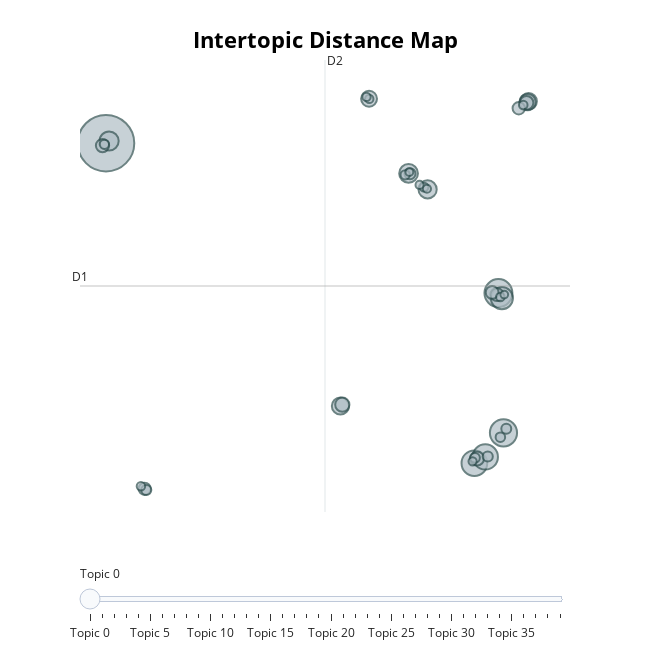

Notebook code cell kept with this figure:
### Code cell
model.visualize_topics(custom_labels=True)

### Figure 1 — Plotly figure (JSON) as saved in the notebook; plotly's stock layout.template omitted (floating-point values rounded to 4 significant figures)
{"data": [{"customdata": [[0, "sic | kw | hz | pump | seal", 6323], [1, "gj | item | bearing | sanitary | shaft", 1543], [2, "ssv | inch | nc | change | maintainable", 1460], [3, "hsf | red | tee | rk | din", 1303], [4, "mixproof | ends | welded | inside | cp", 1264], [5, "ring | nbr | fep | fpm | epdm", 971], [6, "bal | none | clean | cip | lower", 727], [7, "ball | sbv | sample | sampling | membrane", 694], [8, "dv | fgd | st | man | sf", 654], [9, "sanimidget | sanimagnum | sanimicro | ex | clip", 582], [10, "tr | plug | ssv | shut | change", 542], [11, "actuator | ch | maintainable | tr | step", 528], [12, "clamp | id | ultrapure | od | clamps", 498], [13, "pl | bpe | sf | pm | raep", 400], [14, "welding | mat | bend | raw | nw", 383], [15, "hnbr | ssv | inch | maintainable | nc", 371], [16, "impeller | special | evap | lkh | trace", 348], [17, "als | agitator | lf | edp | altb", 332], [18, "gasket | tc | flanged | sfy | mp", 325], [19, "vdc | pnp | digital | think | thinktop", 302], [20, "service | kit | nw | nbr | fpm", 295], [21, "plug | smp | nw | set | bc", 240], [22, "mixproof | piece | body | plug | intermediate", 204], [23, "service | kit | nw | smp | src", 200], [24, "manhole | lkdc | shut | ssv | lkd", 196], [25, "glass | sight | sightglass | line | flexbody", 187], [26, "regulating | rv | kv | st | weld", 179], [27, "casing | pump | mr | lkh | yeast", 173], [28, "pressure | regulator | bar | tank | gauge", 171], [29, "diaphragm | bayonet | dv | st | tfm", 154], [30, "rotor | sr | rotorcase | sx | cover", 147], [31, "kv | rv | plug | regulating | spc", 146], [32, "personnel | access | inspection | port | lkdc", 142], [33, "pg | bar | psi | aisil | dial", 138], [34, "cm | tg | dial | gland | clamp", 136], [35, "lksf | slot | strainer | welding | bl", 134], [36, "dindndn | pharma | iy | line | ped", 132], [37, "mark | body | dv | st | forged", 129], [38, "butterfly | lkb | hnbr | valve | cl", 122], [39, "cap | end | amp | chain | plastic", 118]], "hovertemplate": "<b>Topic %{customdata[0]}</b><br>%{customdata[1]}<br>Size: %{customdata[2]}", "legendgroup": "", "marker": {"color": "#B0BEC5", "line": {"color": "DarkSlateGrey", "width": 2}, "size": [6323, 1543, 1460, 1303, 1264, 971, 727, 694, 654, 582, 542, 528, 498, 400, 383, 371, 348, 332, 325, 302, 295, 240, 204, 200, 196, 187, 179, 173, 171, 154, 147, 146, 142, 138, 136, 134, 132, 129, 122, 118], "sizemode": "area", "sizeref": 3.952, "symbol": "circle"}, "mode": "markers", "name": "", "orientation": "v", "showlegend": false, "type": "scatter", "x": [-8.734, 14.63, 14.93, 13.2, 13.85, 14.84, -8.549, 9.283, 10.42, 5.225, 16.43, 16.37, 6.931, 5.338, 13.36, 16.31, -8.94, 14.54, 14.26, 15.84, -6.433, 9.369, 14.0, -6.335, 15.1, 13.24, 14.75, -8.83, 9.084, 10.2, 14.75, 16.11, -6.653, 6.944, 6.779, 13.1, 10.38, 9.937, 9.33, 14.98], "xaxis": "x", "y": [16.89, 4.233, -7.574, -10.14, -9.605, 3.806, 17.07, 14.33, 12.99, -5.306, 20.42, 20.36, 20.64, -5.193, -9.745, 20.3, 16.68, 4.107, 4.287, 19.84, -12.3, 14.31, -9.567, -12.4, -7.219, -9.678, -7.937, 16.79, 14.22, 13.18, 3.904, 20.1, -12.08, 20.63, 20.79, -9.973, 13.04, 13.36, 14.45, 4.1], "yaxis": "y"}], "layout": {"annotations": [{"showarrow": false, "text": "D1", "x": -10.28, "y": 4.828, "yshift": 10}, {"showarrow": false, "text": "D2", "x": 4.307, "xshift": 10, "y": 23.91}], "height": 650, "hoverlabel": {"bgcolor": "white", "font": {"family": "Rockwell", "size": 16}}, "legend": {"itemsizing": "constant", "tracegroupgap": 0}, "margin": {"t": 60}, "shapes": [{"line": {"color": "#CFD8DC", "width": 2}, "type": "line", "x0": 4.307, "x1": 4.307, "y0": -14.26, "y1": 23.91}, {"line": {"color": "#9E9E9E", "width": 2}, "type": "line", "x0": -10.28, "x1": 18.9, "y0": 4.828, "y1": 4.828}], "sliders": [{"active": 0, "pad": {"t": 50}, "steps": [{"args": [{"marker.color": [["red", "#B0BEC5", "#B0BEC5", "#B0BEC5", "#B0BEC5", "#B0BEC5", "#B0BEC5", "#B0BEC5", "#B0BEC5", "#B0BEC5", "#B0BEC5", "#B0BEC5", "#B0BEC5", "#B0BEC5", "#B0BEC5", "#B0BEC5", "#B0BEC5", "#B0BEC5", "#B0BEC5", "#B0BEC5", "#B0BEC5", "#B0BEC5", "#B0BEC5", "#B0BEC5", "#B0BEC5", "#B0BEC5", "#B0BEC5", "#B0BEC5", "#B0BEC5", "#B0BEC5", "#B0BEC5", "#B0BEC5", "#B0BEC5", "#B0BEC5", "#B0BEC5", "#B0BEC5", "#B0BEC5", "#B0BEC5", "#B0BEC5", "#B0BEC5"]]}], "label": "Topic 0", "method": "update"}, {"args": [{"marker.color": [["#B0BEC5", "red", "#B0BEC5", "#B0BEC5", "#B0BEC5", "#B0BEC5", "#B0BEC5", "#B0BEC5", "#B0BEC5", "#B0BEC5", "#B0BEC5", "#B0BEC5", "#B0BEC5", "#B0BEC5", "#B0BEC5", "#B0BEC5", "#B0BEC5", "#B0BEC5", "#B0BEC5", "#B0BEC5", "#B0BEC5", "#B0BEC5", "#B0BEC5", "#B0BEC5", "#B0BEC5", "#B0BEC5", "#B0BEC5", "#B0BEC5", "#B0BEC5", "#B0BEC5", "#B0BEC5", "#B0BEC5", "#B0BEC5", "#B0BEC5", "#B0BEC5", "#B0BEC5", "#B0BEC5", "#B0BEC5", "#B0BEC5", "#B0BEC5"]]}], "label": "Topic 1", "method": "update"}, {"args": [{"marker.color": [["#B0BEC5", "#B0BEC5", "red", "#B0BEC5", "#B0BEC5", "#B0BEC5", "#B0BEC5", "#B0BEC5", "#B0BEC5", "#B0BEC5", "#B0BEC5", "#B0BEC5", "#B0BEC5", "#B0BEC5", "#B0BEC5", "#B0BEC5", "#B0BEC5", "#B0BEC5", "#B0BEC5", "#B0BEC5", "#B0BEC5", "#B0BEC5", "#B0BEC5", "#B0BEC5", "#B0BEC5", "#B0BEC5", "#B0BEC5", "#B0BEC5", "#B0BEC5", "#B0BEC5", "#B0BEC5", "#B0BEC5", "#B0BEC5", "#B0BEC5", "#B0BEC5", "#B0BEC5", "#B0BEC5", "#B0BEC5", "#B0BEC5", "#B0BEC5"]]}], "label": "Topic 2", "method": "update"}, {"args": [{"marker.color": [["#B0BEC5", "#B0BEC5", "#B0BEC5", "red", "#B0BEC5", "#B0BEC5", "#B0BEC5", "#B0BEC5", "#B0BEC5", "#B0BEC5", "#B0BEC5", "#B0BEC5", "#B0BEC5", "#B0BEC5", "#B0BEC5", "#B0BEC5", "#B0BEC5", "#B0BEC5", "#B0BEC5", "#B0BEC5", "#B0BEC5", "#B0BEC5", "#B0BEC5", "#B0BEC5", "#B0BEC5", "#B0BEC5", "#B0BEC5", "#B0BEC5", "#B0BEC5", "#B0BEC5", "#B0BEC5", "#B0BEC5", "#B0BEC5", "#B0BEC5", "#B0BEC5", "#B0BEC5", "#B0BEC5", "#B0BEC5", "#B0BEC5", "#B0BEC5"]]}], "label": "Topic 3", "method": "update"}, {"args": [{"marker.color": [["#B0BEC5", "#B0BEC5", "#B0BEC5", "#B0BEC5", "red", "#B0BEC5", "#B0BEC5", "#B0BEC5", "#B0BEC5", "#B0BEC5", "#B0BEC5", "#B0BEC5", "#B0BEC5", "#B0BEC5", "#B0BEC5", "#B0BEC5", "#B0BEC5", "#B0BEC5", "#B0BEC5", "#B0BEC5", "#B0BEC5", "#B0BEC5", "#B0BEC5", "#B0BEC5", "#B0BEC5", "#B0BEC5", "#B0BEC5", "#B0BEC5", "#B0BEC5", "#B0BEC5", "#B0BEC5", "#B0BEC5", "#B0BEC5", "#B0BEC5", "#B0BEC5", "#B0BEC5", "#B0BEC5", "#B0BEC5", "#B0BEC5", "#B0BEC5"]]}], "label": "Topic 4", "method": "update"}, {"args": [{"marker.color": [["#B0BEC5", "#B0BEC5", "#B0BEC5", "#B0BEC5", "#B0BEC5", "red", "#B0BEC5", "#B0BEC5", "#B0BEC5", "#B0BEC5", "#B0BEC5", "#B0BEC5", "#B0BEC5", "#B0BEC5", "#B0BEC5", "#B0BEC5", "#B0BEC5", "#B0BEC5", "#B0BEC5", "#B0BEC5", "#B0BEC5", "#B0BEC5", "#B0BEC5", "#B0BEC5", "#B0BEC5", "#B0BEC5", "#B0BEC5", "#B0BEC5", "#B0BEC5", "#B0BEC5", "#B0BEC5", "#B0BEC5", "#B0BEC5", "#B0BEC5", "#B0BEC5", "#B0BEC5", "#B0BEC5", "#B0BEC5", "#B0BEC5", "#B0BEC5"]]}], "label": "Topic 5", "method": "update"}, {"args": [{"marker.color": [["#B0BEC5", "#B0BEC5", "#B0BEC5", "#B0BEC5", "#B0BEC5", "#B0BEC5", "red", "#B0BEC5", "#B0BEC5", "#B0BEC5", "#B0BEC5", "#B0BEC5", "#B0BEC5", "#B0BEC5", "#B0BEC5", "#B0BEC5", "#B0BEC5", "#B0BEC5", "#B0BEC5", "#B0BEC5", "#B0BEC5", "#B0BEC5", "#B0BEC5", "#B0BEC5", "#B0BEC5", "#B0BEC5", "#B0BEC5", "#B0BEC5", "#B0BEC5", "#B0BEC5", "#B0BEC5", "#B0BEC5", "#B0BEC5", "#B0BEC5", "#B0BEC5", "#B0BEC5", "#B0BEC5", "#B0BEC5", "#B0BEC5", "#B0BEC5"]]}], "label": "Topic 6", "method": "update"}, {"args": [{"marker.color": [["#B0BEC5", "#B0BEC5", "#B0BEC5", "#B0BEC5", "#B0BEC5", "#B0BEC5", "#B0BEC5", "red", "#B0BEC5", "#B0BEC5", "#B0BEC5", "#B0BEC5", "#B0BEC5", "#B0BEC5", "#B0BEC5", "#B0BEC5", "#B0BEC5", "#B0BEC5", "#B0BEC5", "#B0BEC5", "#B0BEC5", "#B0BEC5", "#B0BEC5", "#B0BEC5", "#B0BEC5", "#B0BEC5", "#B0BEC5", "#B0BEC5", "#B0BEC5", "#B0BEC5", "#B0BEC5", "#B0BEC5", "#B0BEC5", "#B0BEC5", "#B0BEC5", "#B0BEC5", "#B0BEC5", "#B0BEC5", "#B0BEC5", "#B0BEC5"]]}], "label": "Topic 7", "method": "update"}, {"args": [{"marker.color": [["#B0BEC5", "#B0BEC5", "#B0BEC5", "#B0BEC5", "#B0BEC5", "#B0BEC5", "#B0BEC5", "#B0BEC5", "red", "#B0BEC5", "#B0BEC5", "#B0BEC5", "#B0BEC5", "#B0BEC5", "#B0BEC5", "#B0BEC5", "#B0BEC5", "#B0BEC5", "#B0BEC5", "#B0BEC5", "#B0BEC5", "#B0BEC5", "#B0BEC5", "#B0BEC5", "#B0BEC5", "#B0BEC5", "#B0BEC5", "#B0BEC5", "#B0BEC5", "#B0BEC5", "#B0BEC5", "#B0BEC5", "#B0BEC5", "#B0BEC5", "#B0BEC5", "#B0BEC5", "#B0BEC5", "#B0BEC5", "#B0BEC5", "#B0BEC5"]]}], "label": "Topic 8", "method": "update"}, {"args": [{"marker.color": [["#B0BEC5", "#B0BEC5", "#B0BEC5", "#B0BEC5", "#B0BEC5", "#B0BEC5", "#B0BEC5", "#B0BEC5", "#B0BEC5", "red", "#B0BEC5", "#B0BEC5", "#B0BEC5", "#B0BEC5", "#B0BEC5", "#B0BEC5", "#B0BEC5", "#B0BEC5", "#B0BEC5", "#B0BEC5", "#B0BEC5", "#B0BEC5", "#B0BEC5", "#B0BEC5", "#B0BEC5", "#B0BEC5", "#B0BEC5", "#B0BEC5", "#B0BEC5", "#B0BEC5", "#B0BEC5", "#B0BEC5", "#B0BEC5", "#B0BEC5", "#B0BEC5", "#B0BEC5", "#B0BEC5", "#B0BEC5", "#B0BEC5", "#B0BEC5"]]}], "label": "Topic 9", "method": "update"}, {"args": [{"marker.color": [["#B0BEC5", "#B0BEC5", "#B0BEC5", "#B0BEC5", "#B0BEC5", "#B0BEC5", "#B0BEC5", "#B0BEC5", "#B0BEC5", "#B0BEC5", "red", "#B0BEC5", "#B0BEC5", "#B0BEC5", "#B0BEC5", "#B0BEC5", "#B0BEC5", "#B0BEC5", "#B0BEC5", "#B0BEC5", "#B0BEC5", "#B0BEC5", "#B0BEC5", "#B0BEC5", "#B0BEC5", "#B0BEC5", "#B0BEC5", "#B0BEC5", "#B0BEC5", "#B0BEC5", "#B0BEC5", "#B0BEC5", "#B0BEC5", "#B0BEC5", "#B0BEC5", "#B0BEC5", "#B0BEC5", "#B0BEC5", "#B0BEC5", "#B0BEC5"]]}], "label": "Topic 10", "method": "update"}, {"args": [{"marker.color": [["#B0BEC5", "#B0BEC5", "#B0BEC5", "#B0BEC5", "#B0BEC5", "#B0BEC5", "#B0BEC5", "#B0BEC5", "#B0BEC5", "#B0BEC5", "#B0BEC5", "red", "#B0BEC5", "#B0BEC5", "#B0BEC5", "#B0BEC5", "#B0BEC5", "#B0BEC5", "#B0BEC5", "#B0BEC5", "#B0BEC5", "#B0BEC5", "#B0BEC5", "#B0BEC5", "#B0BEC5", "#B0BEC5", "#B0BEC5", "#B0BEC5", "#B0BEC5", "#B0BEC5", "#B0BEC5", "#B0BEC5", "#B0BEC5", "#B0BEC5", "#B0BEC5", "#B0BEC5", "#B0BEC5", "#B0BEC5", "#B0BEC5", "#B0BEC5"]]}], "label": "Topic 11", "method": "update"}, {"args": [{"marker.color": [["#B0BEC5", "#B0BEC5", "#B0BEC5", "#B0BEC5", "#B0BEC5", "#B0BEC5", "#B0BEC5", "#B0BEC5", "#B0BEC5", "#B0BEC5", "#B0BEC5", "#B0BEC5", "red", "#B0BEC5", "#B0BEC5", "#B0BEC5", "#B0BEC5", "#B0BEC5", "#B0BEC5", "#B0BEC5", "#B0BEC5", "#B0BEC5", "#B0BEC5", "#B0BEC5", "#B0BEC5", "#B0BEC5", "#B0BEC5", "#B0BEC5", "#B0BEC5", "#B0BEC5", "#B0BEC5", "#B0BEC5", "#B0BEC5", "#B0BEC5", "#B0BEC5", "#B0BEC5", "#B0BEC5", "#B0BEC5", "#B0BEC5", "#B0BEC5"]]}], "label": "Topic 12", "method": "update"}, {"args": [{"marker.color": [["#B0BEC5", "#B0BEC5", "#B0BEC5", "#B0BEC5", "#B0BEC5", "#B0BEC5", "#B0BEC5", "#B0BEC5", "#B0BEC5", "#B0BEC5", "#B0BEC5", "#B0BEC5", "#B0BEC5", "red", "#B0BEC5", "#B0BEC5", "#B0BEC5", "#B0BEC5", "#B0BEC5", "#B0BEC5", "#B0BEC5", "#B0BEC5", "#B0BEC5", "#B0BEC5", "#B0BEC5", "#B0BEC5", "#B0BEC5", "#B0BEC5", "#B0BEC5", "#B0BEC5", "#B0BEC5", "#B0BEC5", "#B0BEC5", "#B0BEC5", "#B0BEC5", "#B0BEC5", "#B0BEC5", "#B0BEC5", "#B0BEC5", "#B0BEC5"]]}], "label": "Topic 13", "method": "update"}, {"args": [{"marker.color": [["#B0BEC5", "#B0BEC5", "#B0BEC5", "#B0BEC5", "#B0BEC5", "#B0BEC5", "#B0BEC5", "#B0BEC5", "#B0BEC5", "#B0BEC5", "#B0BEC5", "#B0BEC5", "#B0BEC5", "#B0BEC5", "red", "#B0BEC5", "#B0BEC5", "#B0BEC5", "#B0BEC5", "#B0BEC5", "#B0BEC5", "#B0BEC5", "#B0BEC5", "#B0BEC5", "#B0BEC5", "#B0BEC5", "#B0BEC5", "#B0BEC5", "#B0BEC5", "#B0BEC5", "#B0BEC5", "#B0BEC5", "#B0BEC5", "#B0BEC5", "#B0BEC5", "#B0BEC5", "#B0BEC5", "#B0BEC5", "#B0BEC5", "#B0BEC5"]]}], "label": "Topic 14", "method": "update"}, {"args": [{"marker.color": [["#B0BEC5", "#B0BEC5", "#B0BEC5", "#B0BEC5", "#B0BEC5", "#B0BEC5", "#B0BEC5", "#B0BEC5", "#B0BEC5", "#B0BEC5", "#B0BEC5", "#B0BEC5", "#B0BEC5", "#B0BEC5", "#B0BEC5", "red", "#B0BEC5", "#B0BEC5", "#B0BEC5", "#B0BEC5", "#B0BEC5", "#B0BEC5", "#B0BEC5", "#B0BEC5", "#B0BEC5", "#B0BEC5", "#B0BEC5", "#B0BEC5", "#B0BEC5", "#B0BEC5", "#B0BEC5", "#B0BEC5", "#B0BEC5", "#B0BEC5", "#B0BEC5", "#B0BEC5", "#B0BEC5", "#B0BEC5", "#B0BEC5", "#B0BEC5"]]}], "label": "Topic 15", "method": "update"}, {"args": [{"marker.color": [["#B0BEC5", "#B0BEC5", "#B0BEC5", "#B0BEC5", "#B0BEC5", "#B0BEC5", "#B0BEC5", "#B0BEC5", "#B0BEC5", "#B0BEC5", "#B0BEC5", "#B0BEC5", "#B0BEC5", "#B0BEC5", "#B0BEC5", "#B0BEC5", "red", "#B0BEC5", "#B0BEC5", "#B0BEC5", "#B0BEC5", "#B0BEC5", "#B0BEC5", "#B0BEC5", "#B0BEC5", "#B0BEC5", "#B0BEC5", "#B0BEC5", "#B0BEC5", "#B0BEC5", "#B0BEC5", "#B0BEC5", "#B0BEC5", "#B0BEC5", "#B0BEC5", "#B0BEC5", "#B0BEC5", "#B0BEC5", "#B0BEC5", "#B0BEC5"]]}], "label": "Topic 16", "method": "update"}, {"args": [{"marker.color": [["#B0BEC5", "#B0BEC5", "#B0BEC5", "#B0BEC5", "#B0BEC5", "#B0BEC5", "#B0BEC5", "#B0BEC5", "#B0BEC5", "#B0BEC5", "#B0BEC5", "#B0BEC5", "#B0BEC5", "#B0BEC5", "#B0BEC5", "#B0BEC5", "#B0BEC5", "red", "#B0BEC5", "#B0BEC5", "#B0BEC5", "#B0BEC5", "#B0BEC5", "#B0BEC5", "#B0BEC5", "#B0BEC5", "#B0BEC5", "#B0BEC5", "#B0BEC5", "#B0BEC5", "#B0BEC5", "#B0BEC5", "#B0BEC5", "#B0BEC5", "#B0BEC5", "#B0BEC5", "#B0BEC5", "#B0BEC5", "#B0BEC5", "#B0BEC5"]]}], "label": "Topic 17", "method": "update"}, {"args": [{"marker.color": [["#B0BEC5", "#B0BEC5", "#B0BEC5", "#B0BEC5", "#B0BEC5", "#B0BEC5", "#B0BEC5", "#B0BEC5", "#B0BEC5", "#B0BEC5", "#B0BEC5", "#B0BEC5", "#B0BEC5", "#B0BEC5", "#B0BEC5", "#B0BEC5", "#B0BEC5", "#B0BEC5", "red", "#B0BEC5", "#B0BEC5", "#B0BEC5", "#B0BEC5", "#B0BEC5", "#B0BEC5", "#B0BEC5", "#B0BEC5", "#B0BEC5", "#B0BEC5", "#B0BEC5", "#B0BEC5", "#B0BEC5", "#B0BEC5", "#B0BEC5", "#B0BEC5", "#B0BEC5", "#B0BEC5", "#B0BEC5", "#B0BEC5", "#B0BEC5"]]}], "label": "Topic 18", "method": "update"}, {"args": [{"marker.color": [["#B0BEC5", "#B0BEC5", "#B0BEC5", "#B0BEC5", "#B0BEC5", "#B0BEC5", "#B0BEC5", "#B0BEC5", "#B0BEC5", "#B0BEC5", "#B0BEC5", "#B0BEC5", "#B0BEC5", "#B0BEC5", "#B0BEC5", "#B0BEC5", "#B0BEC5", "#B0BEC5", "#B0BEC5", "red", "#B0BEC5", "#B0BEC5", "#B0BEC5", "#B0BEC5", "#B0BEC5", "#B0BEC5", "#B0BEC5", "#B0BEC5", "#B0BEC5", "#B0BEC5", "#B0BEC5", "#B0BEC5", "#B0BEC5", "#B0BEC5", "#B0BEC5", "#B0BEC5", "#B0BEC5", "#B0BEC5", "#B0BEC5", "#B0BEC5"]]}], "label": "Topic 19", "method": "update"}, {"args": [{"marker.color": [["#B0BEC5", "#B0BEC5", "#B0BEC5", "#B0BEC5", "#B0BEC5", "#B0BEC5", "#B0BEC5", "#B0BEC5", "#B0BEC5", "#B0BEC5", "#B0BEC5", "#B0BEC5", "#B0BEC5", "#B0BEC5", "#B0BEC5", "#B0BEC5", "#B0BEC5", "#B0BEC5", "#B0BEC5", "#B0BEC5", "red", "#B0BEC5", "#B0BEC5", "#B0BEC5", "#B0BEC5", "#B0BEC5", "#B0BEC5", "#B0BEC5", "#B0BEC5", "#B0BEC5", "#B0BEC5", "#B0BEC5", "#B0BEC5", "#B0BEC5", "#B0BEC5", "#B0BEC5", "#B0BEC5", "#B0BEC5", "#B0BEC5", "#B0BEC5"]]}], "label": "Topic 20", "method": "update"}, {"args": [{"marker.color": [["#B0BEC5", "#B0BEC5", "#B0BEC5", "#B0BEC5", "#B0BEC5", "#B0BEC5", "#B0BEC5", "#B0BEC5", "#B0BEC5", "#B0BEC5", "#B0BEC5", "#B0BEC5", "#B0BEC5", "#B0BEC5", "#B0BEC5", "#B0BEC5", "#B0BEC5", "#B0BEC5", "#B0BEC5", "#B0BEC5", "#B0BEC5", "red", "#B0BEC5", "#B0BEC5", "#B0BEC5", "#B0BEC5", "#B0BEC5", "#B0BEC5", "#B0BEC5", "#B0BEC5", "#B0BEC5", "#B0BEC5", "#B0BEC5", "#B0BEC5", "#B0BEC5", "#B0BEC5", "#B0BEC5", "#B0BEC5", "#B0BEC5", "#B0BEC5"]]}], "label": "Topic 21", "method": "update"}, {"args": [{"marker.color": [["#B0BEC5", "#B0BEC5", "#B0BEC5", "#B0BEC5", "#B0BEC5", "#B0BEC5", "#B0BEC5", "#B0BEC5", "#B0BEC5", "#B0BEC5", "#B0BEC5", "#B0BEC5", "#B0BEC5", "#B0BEC5", "#B0BEC5", "#B0BEC5", "#B0BEC5", "#B0BEC5", "#B0BEC5", "#B0BEC5", "#B0BEC5", "#B0BEC5", "red", "#B0BEC5", "#B0BEC5", "#B0BEC5", "#B0BEC5", "#B0BEC5", "#B0BEC5", "#B0BEC5", "#B0BEC5", "#B0BEC5", "#B0BEC5", "#B0BEC5", "#B0BEC5", "#B0BEC5", "#B0BEC5", "#B0BEC5", "#B0BEC5", "#B0BEC5"]]}], "label": "Topic 22", "method": "update"}, {"args": [{"marker.color": [["#B0BEC5", "#B0BEC5", "#B0BEC5", "#B0BEC5", "#B0BEC5", "#B0BEC5", "#B0BEC5", "#B0BEC5", "#B0BEC5", "#B0BEC5", "#B0BEC5", "#B0BEC5", "#B0BEC5", "#B0BEC5", "#B0BEC5", "#B0BEC5", "#B0BEC5", "#B0BEC5", "#B0BEC5", "#B0BEC5", "#B0BEC5", "#B0BEC5", "#B0BEC5", "red", "#B0BEC5", "#B0BEC5", "#B0BEC5", "#B0BEC5", "#B0BEC5", "#B0BEC5", "#B0BEC5", "#B0BEC5", "#B0BEC5", "#B0BEC5", "#B0BEC5", "#B0BEC5", "#B0BEC5", "#B0BEC5", "#B0BEC5", "#B0BEC5"]]}], "label": "Topic 23", "method": "update"}, {"args": [{"marker.color": [["#B0BEC5", "#B0BEC5", "#B0BEC5", "#B0BEC5", "#B0BEC5", "#B0BEC5", "#B0BEC5", "#B0BEC5", "#B0BEC5", "#B0BEC5", "#B0BEC5", "#B0BEC5", "#B0BEC5", "#B0BEC5", "#B0BEC5", "#B0BEC5", "#B0BEC5", "#B0BEC5", "#B0BEC5", "#B0BEC5", "#B0BEC5", "#B0BEC5", "#B0BEC5", "#B0BEC5", "red", "#B0BEC5", "#B0BEC5", "#B0BEC5", "#B0BEC5", "#B0BEC5", "#B0BEC5", "#B0BEC5", "#B0BEC5", "#B0BEC5", "#B0BEC5", "#B0BEC5", "#B0BEC5", "#B0BEC5", "#B0BEC5", "#B0BEC5"]]}], "label": "Topic 24", "method": "update"}, {"args": [{"marker.color": [["#B0BEC5", "#B0BEC5", "#B0BEC5", "#B0BEC5", "#B0BEC5", "#B0BEC5", "#B0BEC5", "#B0BEC5", "#B0BEC5", "#B0BEC5", "#B0BEC5", "#B0BEC5", "#B0BEC5", "#B0BEC5", "#B0BEC5", "#B0BEC5", "#B0BEC5", "#B0BEC5", "#B0BEC5", "#B0BEC5", "#B0BEC5", "#B0BEC5", "#B0BEC5", "#B0BEC5", "#B0BEC5", "red", "#B0BEC5", "#B0BEC5", "#B0BEC5", "#B0BEC5", "#B0BEC5", "#B0BEC5", "#B0BEC5", "#B0BEC5", "#B0BEC5", "#B0BEC5", "#B0BEC5", "#B0BEC5", "#B0BEC5", "#B0BEC5"]]}], "label": "Topic 25", "method": "update"}, {"args": [{"marker.color": [["#B0BEC5", "#B0BEC5", "#B0BEC5", "#B0BEC5", "#B0BEC5", "#B0BEC5", "#B0BEC5", "#B0BEC5", "#B0BEC5", "#B0BEC5", "#B0BEC5", "#B0BEC5", "#B0BEC5", "#B0BEC5", "#B0BEC5", "#B0BEC5", "#B0BEC5", "#B0BEC5", "#B0BEC5", "#B0BEC5", "#B0BEC5", "#B0BEC5", "#B0BEC5", "#B0BEC5", "#B0BEC5", "#B0BEC5", "red", "#B0BEC5", "#B0BEC5", "#B0BEC5", "#B0BEC5", "#B0BEC5", "#B0BEC5", "#B0BEC5", "#B0BEC5", "#B0BEC5", "#B0BEC5", "#B0BEC5", "#B0BEC5", "#B0BEC5"]]}], "label": "Topic 26", "method": "update"}, {"args": [{"marker.color": [["#B0BEC5", "#B0BEC5", "#B0BEC5", "#B0BEC5", "#B0BEC5", "#B0BEC5", "#B0BEC5", "#B0BEC5", "#B0BEC5", "#B0BEC5", "#B0BEC5", "#B0BEC5", "#B0BEC5", "#B0BEC5", "#B0BEC5", "#B0BEC5", "#B0BEC5", "#B0BEC5", "#B0BEC5", "#B0BEC5", "#B0BEC5", "#B0BEC5", "#B0BEC5", "#B0BEC5", "#B0BEC5", "#B0BEC5", "#B0BEC5", "red", "#B0BEC5", "#B0BEC5", "#B0BEC5", "#B0BEC5", "#B0BEC5", "#B0BEC5", "#B0BEC5", "#B0BEC5", "#B0BEC5", "#B0BEC5", "#B0BEC5", "#B0BEC5"]]}], "label": "Topic 27", "method": "update"}, {"args": [{"marker.color": [["#B0BEC5", "#B0BEC5", "#B0BEC5", "#B0BEC5", "#B0BEC5", "#B0BEC5", "#B0BEC5", "#B0BEC5", "#B0BEC5", "#B0BEC5", "#B0BEC5", "#B0BEC5", "#B0BEC5", "#B0BEC5", "#B0BEC5", "#B0BEC5", "#B0BEC5", "#B0BEC5", "#B0BEC5", "#B0BEC5", "#B0BEC5", "#B0BEC5", "#B0BEC5", "#B0BEC5", "#B0BEC5", "#B0BEC5", "#B0BEC5", "#B0BEC5", "red", "#B0BEC5", "#B0BEC5", "#B0BEC5", "#B0BEC5", "#B0BEC5", "#B0BEC5", "#B0BEC5", "#B0BEC5", "#B0BEC5", "#B0BEC5", "#B0BEC5"]]}], "label": "Topic 28", "method": "update"}, {"args": [{"marker.color": [["#B0BEC5", "#B0BEC5", "#B0BEC5", "#B0BEC5", "#B0BEC5", "#B0BEC5", "#B0BEC5", "#B0BEC5", "#B0BEC5", "#B0BEC5", "#B0BEC5", "#B0BEC5", "#B0BEC5", "#B0BEC5", "#B0BEC5", "#B0BEC5", "#B0BEC5", "#B0BEC5", "#B0BEC5", "#B0BEC5", "#B0BEC5", "#B0BEC5", "#B0BEC5", "#B0BEC5", "#B0BEC5", "#B0BEC5", "#B0BEC5", "#B0BEC5", "#B0BEC5", "red", "#B0BEC5", "#B0BEC5", "#B0BEC5", "#B0BEC5", "#B0BEC5", "#B0BEC5", "#B0BEC5", "#B0BEC5", "#B0BEC5", "#B0BEC5"]]}], "label": "Topic 29", "method": "update"}, {"args": [{"marker.color": [["#B0BEC5", "#B0BEC5", "#B0BEC5", "#B0BEC5", "#B0BEC5", "#B0BEC5", "#B0BEC5", "#B0BEC5", "#B0BEC5", "#B0BEC5", "#B0BEC5", "#B0BEC5", "#B0BEC5", "#B0BEC5", "#B0BEC5", "#B0BEC5", "#B0BEC5", "#B0BEC5", "#B0BEC5", "#B0BEC5", "#B0BEC5", "#B0BEC5", "#B0BEC5", "#B0BEC5", "#B0BEC5", "#B0BEC5", "#B0BEC5", "#B0BEC5", "#B0BEC5", "#B0BEC5", "red", "#B0BEC5", "#B0BEC5", "#B0BEC5", "#B0BEC5", "#B0BEC5", "#B0BEC5", "#B0BEC5", "#B0BEC5", "#B0BEC5"]]}], "label": "Topic 30", "method": "update"}, {"args": [{"marker.color": [["#B0BEC5", "#B0BEC5", "#B0BEC5", "#B0BEC5", "#B0BEC5", "#B0BEC5", "#B0BEC5", "#B0BEC5", "#B0BEC5", "#B0BEC5", "#B0BEC5", "#B0BEC5", "#B0BEC5", "#B0BEC5", "#B0BEC5", "#B0BEC5", "#B0BEC5", "#B0BEC5", "#B0BEC5", "#B0BEC5", "#B0BEC5", "#B0BEC5", "#B0BEC5", "#B0BEC5", "#B0BEC5", "#B0BEC5", "#B0BEC5", "#B0BEC5", "#B0BEC5", "#B0BEC5", "#B0BEC5", "red", "#B0BEC5", "#B0BEC5", "#B0BEC5", "#B0BEC5", "#B0BEC5", "#B0BEC5", "#B0BEC5", "#B0BEC5"]]}], "label": "Topic 31", "method": "update"}, {"args": [{"marker.color": [["#B0BEC5", "#B0BEC5", "#B0BEC5", "#B0BEC5", "#B0BEC5", "#B0BEC5", "#B0BEC5", "#B0BEC5", "#B0BEC5", "#B0BEC5", "#B0BEC5", "#B0BEC5", "#B0BEC5", "#B0BEC5", "#B0BEC5", "#B0BEC5", "#B0BEC5", "#B0BEC5", "#B0BEC5", "#B0BEC5", "#B0BEC5", "#B0BEC5", "#B0BEC5", "#B0BEC5", "#B0BEC5", "#B0BEC5", "#B0BEC5", "#B0BEC5", "#B0BEC5", "#B0BEC5", "#B0BEC5", "#B0BEC5", "red", "#B0BEC5", "#B0BEC5", "#B0BEC5", "#B0BEC5", "#B0BEC5", "#B0BEC5", "#B0BEC5"]]}], "label": "Topic 32", "method": "update"}, {"args": [{"marker.color": [["#B0BEC5", "#B0BEC5", "#B0BEC5", "#B0BEC5", "#B0BEC5", "#B0BEC5", "#B0BEC5", "#B0BEC5", "#B0BEC5", "#B0BEC5", "#B0BEC5", "#B0BEC5", "#B0BEC5", "#B0BEC5", "#B0BEC5", "#B0BEC5", "#B0BEC5", "#B0BEC5", "#B0BEC5", "#B0BEC5", "#B0BEC5", "#B0BEC5", "#B0BEC5", "#B0BEC5", "#B0BEC5", "#B0BEC5", "#B0BEC5", "#B0BEC5", "#B0BEC5", "#B0BEC5", "#B0BEC5", "#B0BEC5", "#B0BEC5", "red", "#B0BEC5", "#B0BEC5", "#B0BEC5", "#B0BEC5", "#B0BEC5", "#B0BEC5"]]}], "label": "Topic 33", "method": "update"}, {"args": [{"marker.color": [["#B0BEC5", "#B0BEC5", "#B0BEC5", "#B0BEC5", "#B0BEC5", "#B0BEC5", "#B0BEC5", "#B0BEC5", "#B0BEC5", "#B0BEC5", "#B0BEC5", "#B0BEC5", "#B0BEC5", "#B0BEC5", "#B0BEC5", "#B0BEC5", "#B0BEC5", "#B0BEC5", "#B0BEC5", "#B0BEC5", "#B0BEC5", "#B0BEC5", "#B0BEC5", "#B0BEC5", "#B0BEC5", "#B0BEC5", "#B0BEC5", "#B0BEC5", "#B0BEC5", "#B0BEC5", "#B0BEC5", "#B0BEC5", "#B0BEC5", "#B0BEC5", "red", "#B0BEC5", "#B0BEC5", "#B0BEC5", "#B0BEC5", "#B0BEC5"]]}], "label": "Topic 34", "method": "update"}, {"args": [{"marker.color": [["#B0BEC5", "#B0BEC5", "#B0BEC5", "#B0BEC5", "#B0BEC5", "#B0BEC5", "#B0BEC5", "#B0BEC5", "#B0BEC5", "#B0BEC5", "#B0BEC5", "#B0BEC5", "#B0BEC5", "#B0BEC5", "#B0BEC5", "#B0BEC5", "#B0BEC5", "#B0BEC5", "#B0BEC5", "#B0BEC5", "#B0BEC5", "#B0BEC5", "#B0BEC5", "#B0BEC5", "#B0BEC5", "#B0BEC5", "#B0BEC5", "#B0BEC5", "#B0BEC5", "#B0BEC5", "#B0BEC5", "#B0BEC5", "#B0BEC5", "#B0BEC5", "#B0BEC5", "red", "#B0BEC5", "#B0BEC5", "#B0BEC5", "#B0BEC5"]]}], "label": "Topic 35", "method": "update"}, {"args": [{"marker.color": [["#B0BEC5", "#B0BEC5", "#B0BEC5", "#B0BEC5", "#B0BEC5", "#B0BEC5", "#B0BEC5", "#B0BEC5", "#B0BEC5", "#B0BEC5", "#B0BEC5", "#B0BEC5", "#B0BEC5", "#B0BEC5", "#B0BEC5", "#B0BEC5", "#B0BEC5", "#B0BEC5", "#B0BEC5", "#B0BEC5", "#B0BEC5", "#B0BEC5", "#B0BEC5", "#B0BEC5", "#B0BEC5", "#B0BEC5", "#B0BEC5", "#B0BEC5", "#B0BEC5", "#B0BEC5", "#B0BEC5", "#B0BEC5", "#B0BEC5", "#B0BEC5", "#B0BEC5", "#B0BEC5", "red", "#B0BEC5", "#B0BEC5", "#B0BEC5"]]}], "label": "Topic 36", "method": "update"}, {"args": [{"marker.color": [["#B0BEC5", "#B0BEC5", "#B0BEC5", "#B0BEC5", "#B0BEC5", "#B0BEC5", "#B0BEC5", "#B0BEC5", "#B0BEC5", "#B0BEC5", "#B0BEC5", "#B0BEC5", "#B0BEC5", "#B0BEC5", "#B0BEC5", "#B0BEC5", "#B0BEC5", "#B0BEC5", "#B0BEC5", "#B0BEC5", "#B0BEC5", "#B0BEC5", "#B0BEC5", "#B0BEC5", "#B0BEC5", "#B0BEC5", "#B0BEC5", "#B0BEC5", "#B0BEC5", "#B0BEC5", "#B0BEC5", "#B0BEC5", "#B0BEC5", "#B0BEC5", "#B0BEC5", "#B0BEC5", "#B0BEC5", "red", "#B0BEC5", "#B0BEC5"]]}], "label": "Topic 37", "method": "update"}, {"args": [{"marker.color": [["#B0BEC5", "#B0BEC5", "#B0BEC5", "#B0BEC5", "#B0BEC5", "#B0BEC5", "#B0BEC5", "#B0BEC5", "#B0BEC5", "#B0BEC5", "#B0BEC5", "#B0BEC5", "#B0BEC5", "#B0BEC5", "#B0BEC5", "#B0BEC5", "#B0BEC5", "#B0BEC5", "#B0BEC5", "#B0BEC5", "#B0BEC5", "#B0BEC5", "#B0BEC5", "#B0BEC5", "#B0BEC5", "#B0BEC5", "#B0BEC5", "#B0BEC5", "#B0BEC5", "#B0BEC5", "#B0BEC5", "#B0BEC5", "#B0BEC5", "#B0BEC5", "#B0BEC5", "#B0BEC5", "#B0BEC5", "#B0BEC5", "red", "#B0BEC5"]]}], "label": "Topic 38", "method": "update"}, {"args": [{"marker.color": [["#B0BEC5", "#B0BEC5", "#B0BEC5", "#B0BEC5", "#B0BEC5", "#B0BEC5", "#B0BEC5", "#B0BEC5", "#B0BEC5", "#B0BEC5", "#B0BEC5", "#B0BEC5", "#B0BEC5", "#B0BEC5", "#B0BEC5", "#B0BEC5", "#B0BEC5", "#B0BEC5", "#B0BEC5", "#B0BEC5", "#B0BEC5", "#B0BEC5", "#B0BEC5", "#B0BEC5", "#B0BEC5", "#B0BEC5", "#B0BEC5", "#B0BEC5", "#B0BEC5", "#B0BEC5", "#B0BEC5", "#B0BEC5", "#B0BEC5", "#B0BEC5", "#B0BEC5", "#B0BEC5", "#B0BEC5", "#B0BEC5", "#B0BEC5", "red"]]}], "label": "Topic 39", "method": "update"}]}], "title": {"font": {"color": "Black", "size": 22}, "text": "<b>Intertopic Distance Map</b>", "x": 0.5, "xanchor": "center", "y": 0.95, "yanchor": "top"}, "width": 650, "xaxis": {"anchor": "y", "domain": [0, 1], "range": [-10.28, 18.9], "title": {"text": ""}, "visible": false}, "yaxis": {"anchor": "x", "domain": [0, 1], "range": [-14.26, 23.91], "title": {"text": ""}, "visible": false}}}
